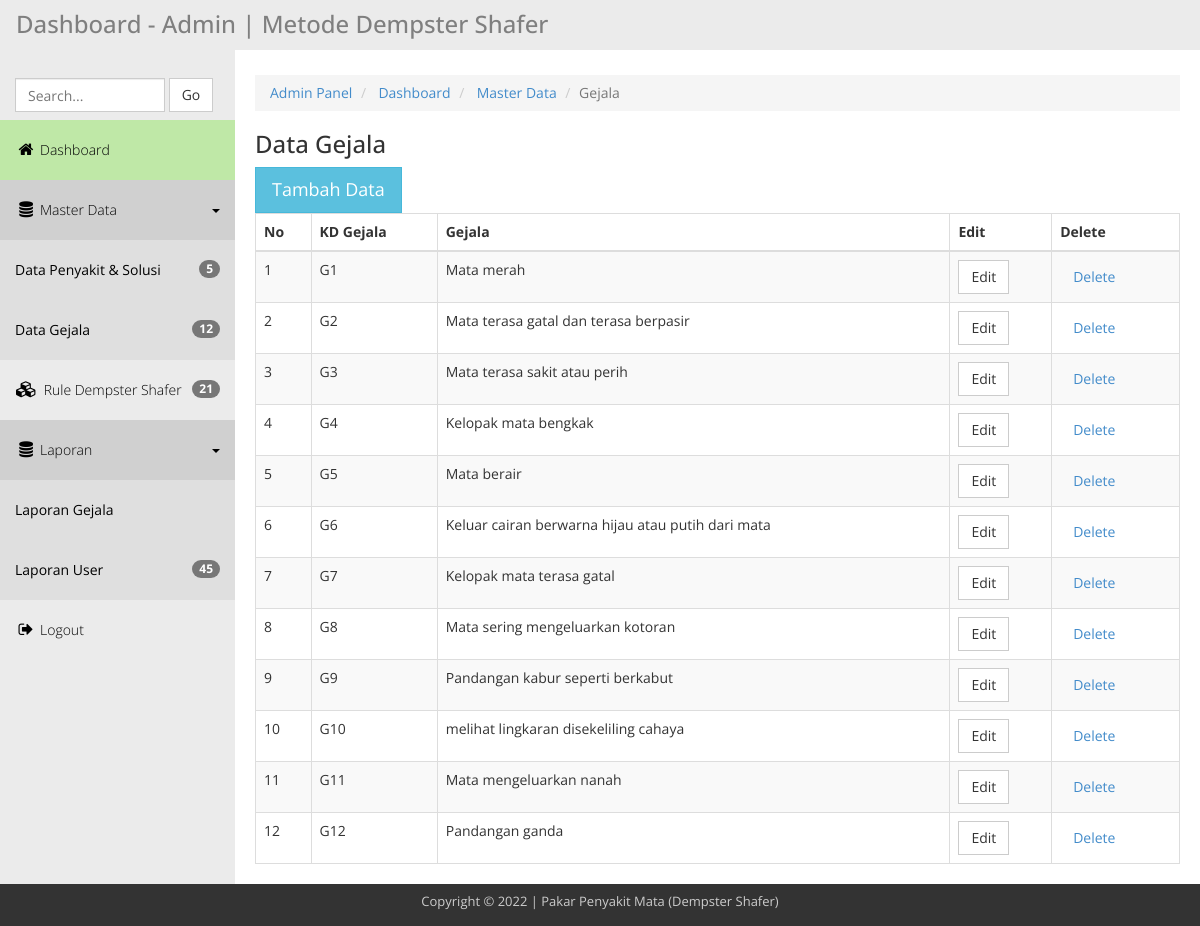
Page /admin-ds/gejala.php on the committed database.
### tables this page shows
CREATE TABLE `tb_gejala` (
  `id` int(11) NOT NULL,
  `kdgejala` varchar(3) DEFAULT NULL,
  `gejala` text DEFAULT NULL
);

### admin-ds/gejala.php (the view, shortened to what this page needs)
<?php include"header.php"; ?>
        <div class="templatemo-content-wrapper">
            <div class="templatemo-content">
                <ol class="breadcrumb">
                    <li>
                        <a href="index.php">Admin Panel</a>
                    </li>
                    <li>
                        <a href="#">Dashboard</a>
                    </li>
                    <li>
                        <a href="#">Master Data</a>
                    </li>
                    <li class="active">Gejala</li>
                </ol>
                <h1>Data Gejala</h1>
                <button
                    type="button"
                    class="btn btn-info btn-lg"
                    data-toggle="modal"
                    data-target="#myModal">Tambah Data</button>
                <div class="row">
                    <div class="col-md-12">
                        <div class="table-responsive">
                            <table class="table table-striped table-hover table-bordered">
                                <thead>
                                    <tr>
                                        <th>No</th>
                                        <th>KD Gejala</th>
                                        <th>Gejala</th>
                                        <th>Edit</th>
                                        <th>Delete<input type="hidden" id="texthapus"></th>
                                    </tr>
                                </thead>
                                <tbody>
                                    <?php
	$sql = "SELECT * FROM tb_gejala  ORDER BY id";
	$qry = mysqli_query($koneksi,$sql) or die ("SQL Error".mysqli_error());
	$no=0;
	while ($data = mysqli_fetch_array ($qry)) {
	$no++;
   ?>
                                    <tr>
                                        <td><?php echo $no;?></td>
                                        <td><?php echo $data['kdgejala'];?></td>
                                        <td><?php echo $data['gejala'];?></td>
                                        <td>
                                            <a href="edgejala.php?id=<?php echo $data['id'];?>" class="btn btn-default">Edit</a>
                                        </td>
                                        <td>
                                            <a
                                                onclick="return HapusData('<?php echo $data['id'];?>');"
                                                data-toggle="modal"
                                                data-target="#confirmModal2"
                                                class="btn btn-link">Delete</a>
                                        </td>
                                    </tr><?php }?>
                                </tbody>
                            </table>
                        </div>
                    </div>
                </div>
            </div>
        </div>
    </div>
<?php include"footer.php"; ?>

### admin-ds/css/templatemo_main.css (style rules this page uses)
* { font-family: 'Open Sans', sans-serif; }
body { background-color: rgb(235,235,235); }
h1 { font-size: 24px; }
.templatemo-content-wrapper { float: left; width: 100%; }
.templatemo-content { margin-left: 235px; margin-top: 0px; min-height: 600px; padding: 25px 20px 0 20px; background-color: white; overflow-x: hidden; }
.nav-pills>li>a, .nav-tabs>li>a, .alert, .progress, .panel, .btn, .panel-group .panel, .form-control, .modal-content, .breadcrumb { border-radius: 0; }

### rows in the picture
tb_gejala: kdgejala "G1", gejala "Mata merah"
tb_gejala: kdgejala "G2", gejala "Mata terasa gatal dan terasa berpasir"
tb_gejala: kdgejala "G3", gejala "Mata terasa sakit atau perih"
tb_gejala: kdgejala "G4", gejala "Kelopak mata bengkak"
tb_gejala: kdgejala "G5", gejala "Mata berair"
tb_gejala: kdgejala "G6", gejala "Keluar cairan berwarna hijau atau putih dari mata"
tb_gejala: kdgejala "G7", gejala "Kelopak mata terasa gatal"
tb_gejala: kdgejala "G8", gejala "Mata sering mengeluarkan kotoran"
tb_gejala: kdgejala "G9", gejala "Pandangan kabur seperti berkabut"
tb_gejala: kdgejala "G10", gejala "melihat lingkaran disekeliling cahaya"
tb_gejala: kdgejala "G11", gejala "Mata mengeluarkan nanah"
tb_gejala: kdgejala "G12", gejala "Pandangan ganda"

### other values in the picture
$numNP "5"
$numNP "12"
$numNR "21"
$numNP3 "45"
